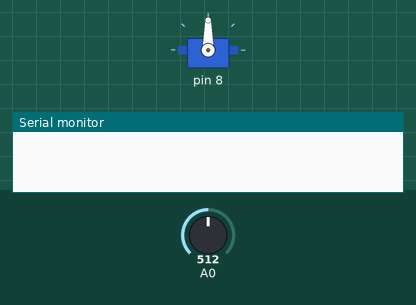
A sketch run on a simulated Arduino Uno, built with avr-gcc and run on an emulated ATmega328P. On the bench: servo, the last lines printed to the serial monitor. The inputs (shaded band) are chosen by the test bench; at power-on: A0 = 512.

Above: at 0.1 s.
At 3.1 s:
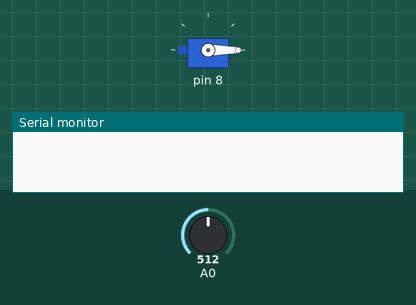
At 21.42 s:
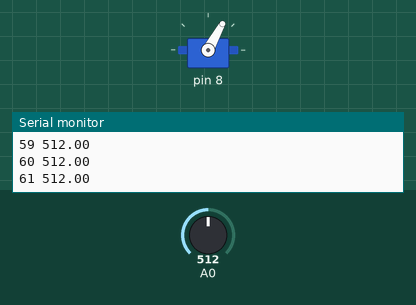
At 39.73 s:
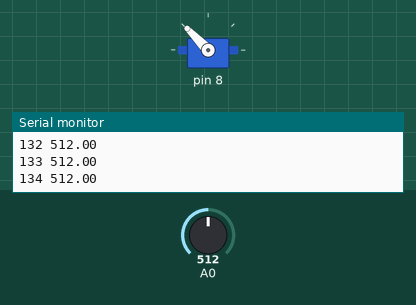
Timing chart, 0 to 40.0 s (numbered marks = the images above):
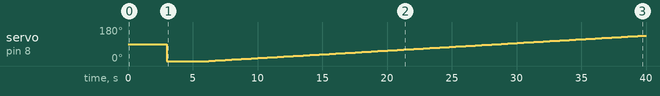

Measured:
- by itself, servo on pin 8: 90° → 0° at 3.0 s, → 1° 3.3 s later, → 2° 0.25 s later, → 3° 0.25 s later, … (136 changes in this stretch)

The sketch:

Read_Servo_POT_WithPhase.pde
```cpp
#include <Hacked_servo.h>
#include <Servo.h>

#define NUMBER_OF_SERVOS 1
#define SAMPLE_SIZE 4
#define SAMPLE_INTERVAL 250

Hacked_servo myservo[NUMBER_OF_SERVOS];

void setup()
{
  if(NUMBER_OF_SERVOS >= 1)
  {
    myservo[0].attach(8,A0); // attaches the servo object 0 to pin A0 and 8 on ports 1 and 2 respectiverly.
  }

  if(NUMBER_OF_SERVOS >= 2)
  {
    myservo[1].attach(9,A1); // attaches the servo object 1 to pin A1 and 9 on ports 3 and 4 respectiverly.
  }

  if(NUMBER_OF_SERVOS >= 3)
  {
    myservo[2].attach(10,A2); // attaches the servo object 1 to pin A1 and 9 on ports 3 and 4 respectiverly.
  }

  if(NUMBER_OF_SERVOS >= 4)
  {
    myservo[3].attach(11,A3); // attaches the servo object 1 to pin A1 and 9 on ports 3 and 4 respectiverly.
  }

  Serial.begin(115200);
}


void loop() // Sweep the servo and read the pot oupput throughout.
{
  delay(3000);

  int angle[4];
  double raw_data[NUMBER_OF_SERVOS];

  angle[0]=0;
  angle[1]=180;
  angle[2]=0;
  angle[3]=180;

  //-- Init all servos to their respective starting position
  for(int servo=0; servo<NUMBER_OF_SERVOS; servo++)
  {
    myservo[servo].write(angle[servo]);
  }
  delay(3000);

  //Serial.println("Angle Servo-1 Servo-2 Servo-5");
  Serial.println("Angle Servo-6");
  Serial.println(' ');

  for(unsigned int itr=0; itr<SAMPLE_SIZE; itr++)
  {
    angle[0]=0;
    angle[1]=180;
    angle[2]=0;
    angle[3]=180;

    for(int Step=0; Step<=180; Step++)
    {
      for(int servo=0; servo<NUMBER_OF_SERVOS; servo++)
      {
        Serial.print(angle[servo]);
        Serial.print(' ');
        myservo[servo].write(angle[servo]);
        delay(SAMPLE_INTERVAL);
        raw_data[servo] = myservo[servo].readPos_raw();
        Serial.print(raw_data[servo]);
        Serial.print(' ');
      }
      Serial.println(' ');
      angle[0]++;
      angle[1]--;
      angle[2]++;
      angle[3]--;
    }

    angle[0]=180;
    angle[1]=0;
    angle[2]=180;
    angle[3]=0;

    for(int Step=0; Step<=180; Step++)
    {
      for(int servo=0; servo<NUMBER_OF_SERVOS; servo++)
      {
        Serial.print(angle[servo]);
        Serial.print(' ');
        myservo[servo].write(angle[servo]);
        delay(SAMPLE_INTERVAL);
        raw_data[servo] = myservo[servo].readPos_raw();
        Serial.print(raw_data[servo]);
        Serial.print(' ');
      }
      Serial.println(' ');
      angle[0]--;
      angle[1]++;
      angle[2]--;
      angle[3]++;
    }

    //Serial.println(' ');
    //Serial.println(' ');
  }

  while(1);
}
```
